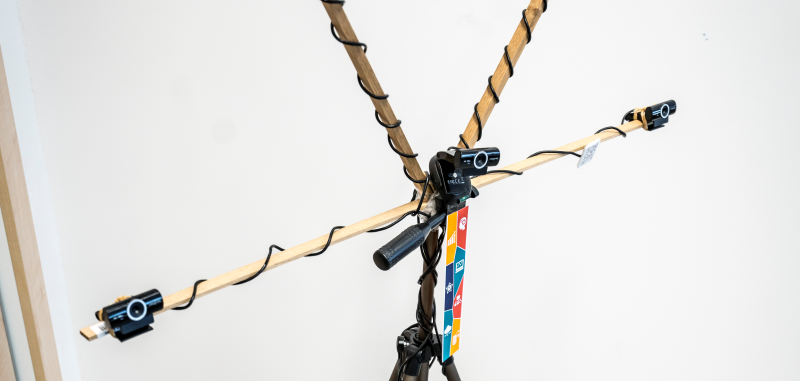
#> input picture tutorials/files/1/images/lapac_snu.png, 800 x 381 px
$ jupyter execute tools-introduction.ipynb   (shell and % lines are left out)
#> lines starting #> are read from the running program, lines starting #| are printed output that depends on the picture; after the words box and inside, x2 and y2 are one past the last pixel; in counts of white or black regions, pixels touching at a corner belong together
# Práce s nástroji
V rámci cvičení BI-SVZ se budou využívat již předvytvořené Jupyter notebooky. Podobné notebooky se budou i odevzdávat formou domácích úkolů.

Co je to Jupyter notebook aneb IPython Interactive Computing se lze dočíst [ZDE](http://nbviewer.jupyter.org/github/ipython/ipython/blob/3.x/examples/Notebook/Index.ipynb).

V rámci používání Jupyter notebooků je využíván jazyk Markdown (konkrétně Github flavored markdown). Základy syntaxe jsou popsány [ZDE](https://help.github.com/articles/basic-writing-and-formatting-syntax/).

## Naklonování repozitáře cvičení
Ideálním způsobem, jak získat všechno, co je aktuálně dostupné pro cvičení, je naklonovat si repozitář. Ten je dostupný na:
- https://gitlab.fit.cvut.cz/bi-svz/bi-svz.git

### Postup
Rychlý postup pro naklonování repozitáře do složky `H:\_git\bi-svz`.
- Otevřít `git-cmd`
- Jít do složky `cd H:\_git\bi-svz`, `H:`
- Napsat `git clone https://gitlab.fit.cvut.cz/bi-svz/bi-svz.git`
- Vyplnit údaje FIT pro clone z gitlabu

## Předpoklady
- Řekněme, že jsem si naklonoval repozitář k sobě na disk do složky `H:\_git\bi-svz`.
- Dále mi funguje virtuální prostředí a mám vytvořené prostředí SVZ, jak je popsáno [ZDE](https://courses.fit.cvut.cz/BI-SVZ/tutorials/course-tools-introduction.html#_rozchozen%C3%AD-virtu%C3%A1ln%C3%ADho-prost%C5%99ed%C3%AD-pro-pr%C3%A1ci-v-pythonu-s-jupyter-notebooky).

## Akce
1. Spustím konzoli
    - `Anaconda Prompt`
2. Aktivuji virtuální prostředí
    - `conda activate SVZ`
3. Zapnu Jupyter Notebook s cestou ke svému naklonovanému repozitáři
    - `jupyter notebook "H:\_git\bi-svz"`
4. Přejdu do složky
    - `/tutorials/files/1`
5. Zvolím a otevřu notebook
    - `tools-introduction.ipynb`


6. Zkouším následující příklady

## Příklady
Příklady ukazují, jak se pracuje v pythonu uvnitř Jupyter notebooku. Dále hlavně kontrolují, zda jsou dostupné všechny knihovny pro práci na cvičeních a tedy správně nastavené virtuální prostředí.

### 1) Generování vektoru
S využitím knihovny [numpy](https://naucse.python.cz/lessons/intro/numpy/).

[cell 1]
# import knihoven
import numpy as np

# definice chytré funkce
def generate_vector(start, end, step):
    return np.arange(start, end, step)

# deklarace proměnných
start = -4*np.pi
end = 4*np.pi
step = 0.01

# main
x = generate_vector(start, end, step)

print('Délka vektoru je: ' + str(len(x)))

### 2) Vytvoření a zobrazení funkce
S využitím knihovny [matplotlib](https://matplotlib.org/tutorials/index.html).

[cell 2]
# import knihoven
import matplotlib.pyplot as plt

# vytvoření funkčních hodnot
y = np.sin(x)

# zobrazení funkce
plt.title('Funkce sin(x)')
plt.plot(x, y)
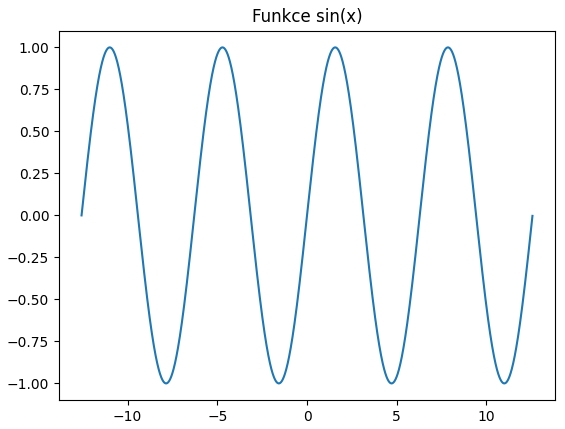
#> figure drawn by matplotlib, 1 panel; curve peaks at x = 7.85, y = 1

### 3) Zobrazení obrázku
S využitím knihovny [opencv](https://opencv-python-tutroals.readthedocs.io/en/latest/py_tutorials/py_tutorials.html).

[cell 3]
# import knihoven
import cv2

# nahrání obrázku do proměnné
image = cv2.imread('images/lapac_snu.png')
#> image is the input picture: shape (381, 800, 3); mean B, G, R 223.8, 226.3, 227.3

# konverze obrázku do správných barev
cv2.cvtColor(image, cv2.COLOR_BGR2RGB, image)

# zobrazení obrázku
plt.imshow(image, interpolation='bilinear')
plt.xticks([]), plt.yticks([])  # skryje hodnoty na X a Y ose
plt.show()


$ run again, with tutorials/files/1/images/device_user_id.png copied over tutorials/files/1/images/lapac_snu.png
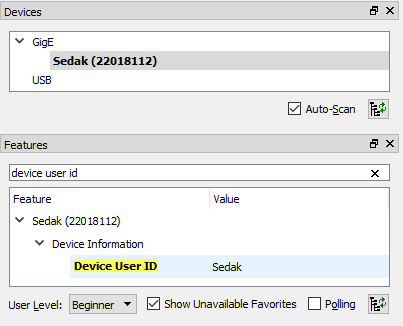
#> input picture tutorials/files/1/images/device_user_id.png, 403 x 326 px
#> image is the input picture: shape (326, 403, 3); mean B, G, R 233.5, 233.9, 233.1
#> `cv2.cvtColor(image, cv2.COLOR_BGR2RGB, image)`:
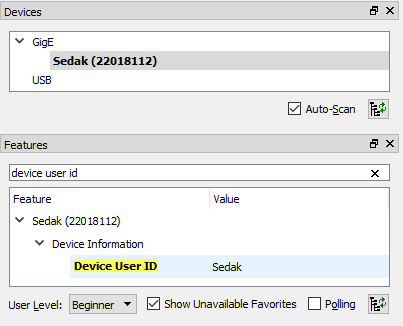
#> image: shape (326, 403, 3); 9.79% of pixels changed, all inside (x1, y1, x2, y2) = (4, 8, 390, 311)
